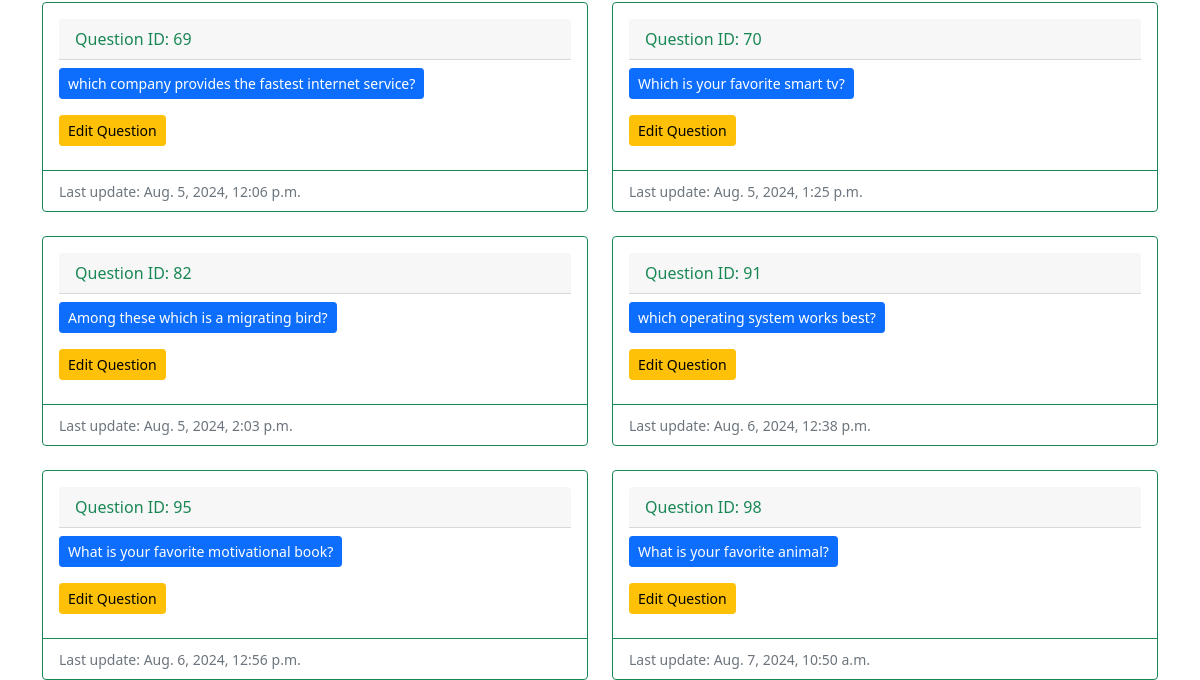
Page /users/available_questions/ (signed in, lower part) on the earlier database version.
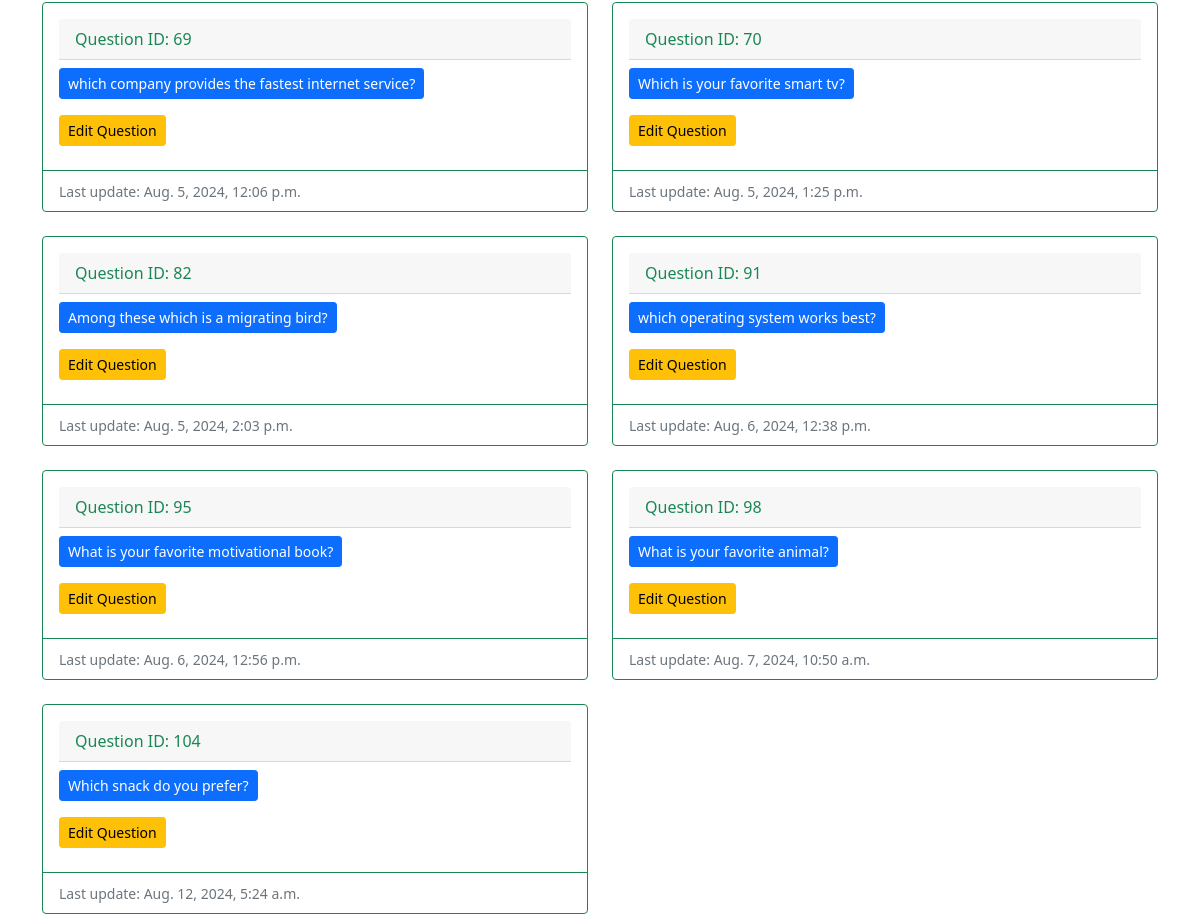
Same page on the later database version.
### polls/models.py (models this page shows, shortened)
class Question(models.Model):
    question_text = models.CharField(max_length=255, null=True, blank=True)
    poll = models.ForeignKey('Poll', on_delete=models.SET_NULL, null=True, blank=True)
    pub_date = models.DateTimeField("date published",default=timezone.now)
    posted_by = models.ForeignKey(User, on_delete=models.SET_NULL, null=True, blank=True)
    timestamp = models.DateTimeField(default=timezone.now)

### users/views.py (the view)
# urls.py: path('available_questions/', views.AvailableQuestionsView.as_view(), name ='available_questions'),
class AvailableQuestionsView(LoginRequiredMixin, ListView):
    form_class = CreatePollForm
    template_name = 'users/available_questions.html'
    def get_context_data(self, **kwargs):
        context = super().get_context_data(**kwargs)
        context["questions"] = Question.objects.all()
        return context
    def get_queryset(self):  # new
        search_query = self.request.GET.get("search_quiz")
        if search_query:
            object_list = Question.objects.filter(
                question_text__icontains=search_query).order_by('-pub_date')
        else:
            object_list = Question.objects.all()
        return object_list

### users/templates/users/available_questions.html (shortened to what this page needs)
{% extends 'base.html' %}
{% block content%}
<div class="row row-cols-1 row-cols-md-2 g-4">
    {% for question in questions %}
    <div class="col">
      <div class="card border-success">
        <div class="card-body">
            <div class="card-header text-success ">Question ID: {{question.id}}
            </div>
          <h5 class="card-title mt-2">
            <a href="{% url 'users:create_poll_choice' question.id%}"
            class="btn btn-primary btn-sm">{{question.question_text}}</a>
            <div class="mt-3">
              <a href="#"
              class="btn btn-warning btn-sm">Edit Question</a>
            </div>
          </h5>
        </div>
        <div class="card-footer bg-transparent border-success">
            <p class="card-text"><small class="text-muted">Last update: {{question.pub_date}}</small></p>
        </div>
      </div>
    </div>
    {% endfor %}
  </div>
{%endblock%}

Differences in the rows shown:
added Question: id "104", question_text "Which snack do you prefer?", pub_date "Aug. 12, 2024, 5:24 a.m."
